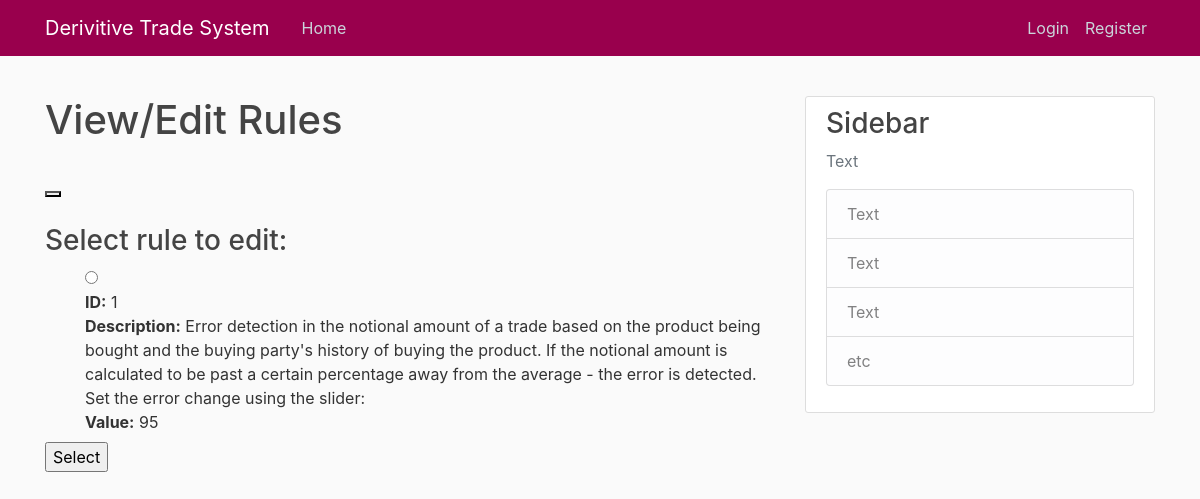
Screenshot of /viewrules/ with the database file from the repository.
### system/models.py (models this page shows)
class Rules(models.Model):
    rule_id = models.IntegerField()
    rule_desc = models.CharField(max_length=200)
    rule_edition = models.CharField(max_length=10)
    rule_typing = models.CharField(max_length=10)

### system/views.py (the view)
# urls.py: path('viewrules/',views.viewRules, name='viewRules'),
def viewRules(request):
    rules = Rules.objects.all().order_by('rule_id')
    context = {
        'rules' : rules
    }
    print("Gets here")
    if request.method == 'POST':
        ruleID = request.POST.get('choice', False)
        context = {
            'rules' : rules,
            'updatingRule' : ruleID
        }
    return render(request, 'system/viewrules.html', context)

### system/templates/system/viewrules.html (shortened to what this page needs)
{% extends "system/base.html" %}
{% block content %}
  <h1>View/Edit Rules</h1>
  <br>
  <form action="{% url 'system:viewRules' %}" method="post">{% csrf_token %}
    <button type="submit" name="update_rule" value="Update Rule"></button>
  </form>
  <br>
  <h3>Select rule to edit:</h3>
  <form action="system:viewRules" method="post">{% csrf_token %}
    {% if rules %}
      <ul>
        {% for rule in rules %}
          <input type="radio" name="choice" value="{{ rule.rule_id }}">
          <label for="choice{{ forloop.counter }}">
            <b>ID:</b> {{ rule.rule_id }}
            <br>
            <b>Description:</b> {{ rule.rule_desc }}
            <br>
            <b>Value:</b> {{ rule.rule_edition }}
          </label>
          <br>
        {% endfor %}
      </ul>
    {% endif %}
    <input type="submit" value="Select">
  </form>
{% endblock content %}

### system/static/system/main.css (style rules this page uses)
body { background: #fafafa; color: #333333; margin-top: 6rem; }
h1, h2, h3, h4, h5, h6 { color: #444444; }
ul { margin: 0; }

### rows the page displays
Rules: rule_id "1", rule_desc "Error detection in the notional amount of a trade based on the product being bought and the buying party's history of buying the product. If the notional amount is calculated to be past a certain percentage away from the average - the error is detected. Set the error change using the slider:", rule_edition "95"
